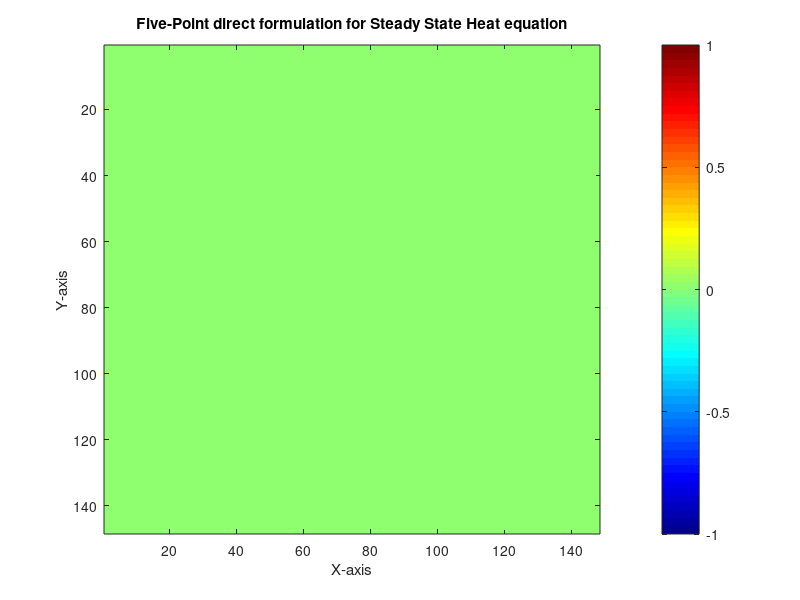

Recreate this plot in MATLAB.
% Leander Tenbarge, Hoffman CFD Chapter 5, Numerical Methods for Elliptic partial differential equations:
% Steady State Heat Condution via various method introduced in chronological order as in the reference material:

clear all

% System Setup as listed in page:
width = 1;  % feet
height = 1; % feet
numPointsWidth = 150;
numPointsHeight = 150;
dx = width/numPointsWidth;
dy = height/numPointsHeight;
beta = dx/dy;
Tupper = 0; % rankine
Tleft  = 0; % rankine
Tright = 100; % rankine
Tlower = 100; % rankine


% Basic 5 grid method (Pentadiagonal Matrices, Non-iterative formulation):
Tfive = zeros(numPointsHeight,numPointsWidth); % Generating the solution space
Tfive(:,1) = Tleft;
Tfive(1,:) = Tupper;
Tfive(:,end) = Tright;
Tfive(end,:) = Tlower;
alpha = -2*(1+ beta^2);


% Constructing the b matrix in Ax = b:
b = zeros(size(Tfive,1)-2, size(Tfive,2)-2);  % (ny-2)x(nx-2)

for i = 1:size(b,1)
    for j = 1:size(b,2)

        % Top boundary (row above current point)
        if i == 1
            b(i,j) = b(i,j) - Tfive(i,j+1);
        end

        % Bottom boundary (row below current point)
        if i == size(b,1)
            b(i,j) = b(i,j) - Tfive(i+2,j);
        end

        % Left boundary (column to the left of current point)
         if j == 1 
            b(i,j) = b(i,j) - (beta^2)*Tfive(i+1,j);
         end

        % Right boundary (column to the right of current point)
         if j == size(b,2)
            b(i,j) = b(i,j) - (beta^2)*Tfive(i+1,j+2);
        end

    end
end

% Creating the A matricies, via the Spdiags function and correcting for the Column jump effects:
% Because we need to adjust for the columns wrapping along the beta terms are a length(column) number of points laterally,
% as represented in the matrix.
A = spdiags([beta^2, 1, alpha, 1, beta^2],[-size(b,1),-1,0,1,size(b,1)],numel(b),numel(b)); % Contructing the sparse matricies:


for column = 1:size(b,2)
    base = (column - 1)*size(b,1);
    if column < size(b,2)
        % Remove wrap-around entries between adjacent columns
        A(base + size(b,1), base + size(b,1) + 1) = 0;
        A(base + size(b,1) + 1, base + size(b,1)) = 0;
    end
end

% Flattening the B Matricies
b = reshape(b, [], 1);

% Solving the linear equation,and reformatting back into correct dimensions
x = A \ b;
x = reshape(x,numPointsHeight-2,numPointsWidth-2);

% Plot heat map
imagesc(x);          % display the matrix as an image
colorbar;               % show color scale
colormap('jet');        % choose a colormap ('jet', 'parula', 'hot', etc.)
title('Five-Point direct formulation for Steady State Heat equation');
xlabel('X-axis');
ylabel('Y-axis');


